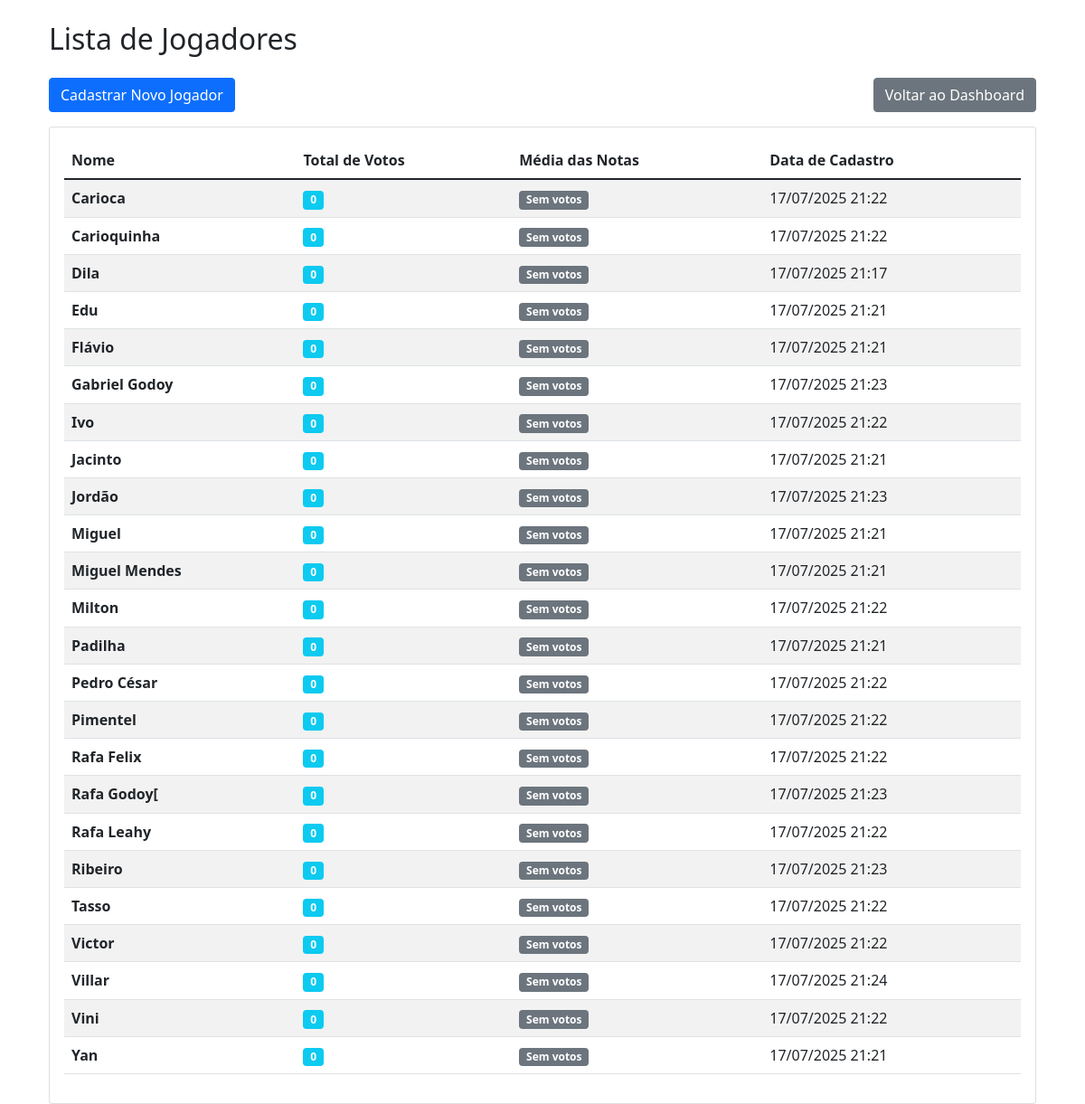
Screenshot of /listar-jogadores/ (signed in) with the database file from the repository.
### sorteio/models.py (models this page shows, shortened)
class Jogador(models.Model):
    nome = models.CharField(max_length=100, unique=True)
    data_cadastro = models.DateTimeField(auto_now_add=True)
    ativo = models.BooleanField(default=True)

### sorteio/views.py (the view)
# urls.py: path('listar-jogadores/', views.listar_jogadores, name='listar_jogadores'),
@staff_member_required
def listar_jogadores(request):
    jogadores = Jogador.objects.filter(ativo=True).annotate(
        count_votos=Count('avaliacoes_recebidas'),
        avg_notas=Avg('avaliacoes_recebidas__nota')
    ).order_by('nome')
    context = {
        'jogadores': jogadores,
    }
    return render(request, 'listar_jogadores.html', context)

### sorteio/templates/listar_jogadores.html (shortened to what this page needs)
{% extends 'base.html' %}
{% block content %}
<div class="container-fluid">
    <h2 class="mb-4">Lista de Jogadores</h2>
    <div class="row mb-3">
        <div class="col-md-6">
            <a href="{% url 'cadastrar_jogador' %}" class="btn btn-primary">
                 Cadastrar Novo Jogador
            </a>
        </div>
        <div class="col-md-6 text-end">
            <a href="{% url 'admin_dashboard' %}" class="btn btn-secondary">
                 Voltar ao Dashboard
            </a>
        </div>
    </div>
    <div class="card">
        <div class="card-body">
            {% if jogadores %}
            <div class="table-responsive">
                <table class="table table-striped">
                    <thead>
                        <tr>
                            <th>Nome</th>
                            <th>Total de Votos</th>
                            <th>Média das Notas</th>
                            <th>Data de Cadastro</th>
                        </tr>
                    </thead>
                    <tbody>
                        {% for jogador in jogadores %}
                        <tr>
                            <td><strong>{{ jogador.nome }}</strong></td>
                            <td>
                                <span class="badge bg-info">{{ jogador.count_votos }}</span>
                            </td>
                            <td>
                                {% if jogador.avg_notas %}
                                    <span class="badge bg-success">{{ jogador.avg_notas|floatformat:1 }}</span>
                                {% else %}
                                    <span class="badge bg-secondary">Sem votos</span>
                                {% endif %}
                            </td>
                            <td>{{ jogador.data_cadastro|date:"d/m/Y H:i" }}</td>
                        </tr>
                        {% endfor %}
                    </tbody>
                </table>
            </div>
            {% else %}
            <div class="text-center">
                <p class="text-muted">Nenhum jogador cadastrado ainda.</p>
                <a href="{% url 'cadastrar_jogador' %}" class="btn btn-primary">Cadastrar Primeiro Jogador</a>
            </div>
            {% endif %}
        </div>
    </div>
</div>
{% endblock %}

### sorteio/templates/base.html (shortened to what this page needs)
<!DOCTYPE html>
<html lang="pt-br">
<head>
    <link href="https://cdn.jsdelivr.net/npm/bootstrap@5.1.3/dist/css/bootstrap.min.css" rel="stylesheet">
</head>
<body>
    <div class="container mt-4">
        {% block content %}
        {% endblock %}
    </div>
</body>
</html>

### rows the page displays
Jogador: nome "Carioca", count_votos "0", shows "Sem votos", data_cadastro "17/07/2025 21:22"
Jogador: nome "Carioquinha", count_votos "0", shows "Sem votos", data_cadastro "17/07/2025 21:22"
Jogador: nome "Dila", count_votos "0", shows "Sem votos", data_cadastro "17/07/2025 21:17"
Jogador: nome "Edu", count_votos "0", shows "Sem votos", data_cadastro "17/07/2025 21:21"
Jogador: nome "Flávio", count_votos "0", shows "Sem votos", data_cadastro "17/07/2025 21:21"
Jogador: nome "Gabriel Godoy", count_votos "0", shows "Sem votos", data_cadastro "17/07/2025 21:23"
Jogador: nome "Ivo", count_votos "0", shows "Sem votos", data_cadastro "17/07/2025 21:22"
Jogador: nome "Jacinto", count_votos "0", shows "Sem votos", data_cadastro "17/07/2025 21:21"
Jogador: nome "Jordão", count_votos "0", shows "Sem votos", data_cadastro "17/07/2025 21:23"
Jogador: nome "Miguel", count_votos "0", shows "Sem votos", data_cadastro "17/07/2025 21:21"
Jogador: nome "Miguel Mendes", count_votos "0", shows "Sem votos", data_cadastro "17/07/2025 21:21"
Jogador: nome "Milton", count_votos "0", shows "Sem votos", data_cadastro "17/07/2025 21:22"
Jogador: nome "Padilha", count_votos "0", shows "Sem votos", data_cadastro "17/07/2025 21:21"
Jogador: nome "Pedro César", count_votos "0", shows "Sem votos", data_cadastro "17/07/2025 21:22"
Jogador: nome "Pimentel", count_votos "0", shows "Sem votos", data_cadastro "17/07/2025 21:22"
Jogador: nome "Rafa Felix", count_votos "0", shows "Sem votos", data_cadastro "17/07/2025 21:22"
Jogador: nome "Rafa Godoy[", count_votos "0", shows "Sem votos", data_cadastro "17/07/2025 21:23"
Jogador: nome "Rafa Leahy", count_votos "0", shows "Sem votos", data_cadastro "17/07/2025 21:22"
Jogador: nome "Ribeiro", count_votos "0", shows "Sem votos", data_cadastro "17/07/2025 21:23"
Jogador: nome "Tasso", count_votos "0", shows "Sem votos", data_cadastro "17/07/2025 21:22"
Jogador: nome "Victor", count_votos "0", shows "Sem votos", data_cadastro "17/07/2025 21:22"
Jogador: nome "Villar", count_votos "0", shows "Sem votos", data_cadastro "17/07/2025 21:24"
Jogador: nome "Vini", count_votos "0", shows "Sem votos", data_cadastro "17/07/2025 21:22"
Jogador: nome "Yan", count_votos "0", shows "Sem votos", data_cadastro "17/07/2025 21:21"
